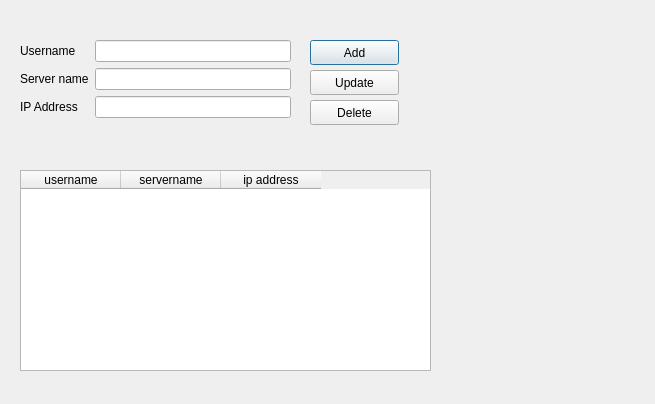
<?xml version="1.0" encoding="UTF-8"?>
<ui version="4.0">
 <class>Dialog</class>
 <widget class="QDialog" name="Dialog">
  <property name="geometry">
   <rect>
    <x>0</x>
    <y>0</y>
    <width>655</width>
    <height>404</height>
   </rect>
  </property>
  <property name="windowTitle">
   <string>Dialog</string>
  </property>
  <widget class="QWidget" name="formLayoutWidget">
   <property name="geometry">
    <rect>
     <x>20</x>
     <y>40</y>
     <width>271</width>
     <height>91</height>
    </rect>
   </property>
   <layout class="QFormLayout" name="server_formLayout">
    <item row="0" column="1">
     <widget class="QLineEdit" name="uname_lineEdit"/>
    </item>
    <item row="1" column="0">
     <widget class="QLabel" name="servername_label">
      <property name="text">
       <string>Server name</string>
      </property>
     </widget>
    </item>
    <item row="1" column="1">
     <widget class="QLineEdit" name="servername_lineEdit"/>
    </item>
    <item row="2" column="0">
     <widget class="QLabel" name="ipaddress_label">
      <property name="text">
       <string>IP Address</string>
      </property>
     </widget>
    </item>
    <item row="2" column="1">
     <widget class="QLineEdit" name="ipaddress_lineEdit"/>
    </item>
    <item row="0" column="0">
     <widget class="QLabel" name="uname_label">
      <property name="text">
       <string>Username</string>
      </property>
     </widget>
    </item>
   </layout>
  </widget>
  <widget class="QWidget" name="gridLayoutWidget">
   <property name="geometry">
    <rect>
     <x>20</x>
     <y>170</y>
     <width>411</width>
     <height>201</height>
    </rect>
   </property>
   <layout class="QGridLayout" name="serverdetails_gridLayout">
    <item row="0" column="0">
     <widget class="QTableWidget" name="server_tableWidget">
      <property name="editTriggers">
       <set>QAbstractItemView::NoEditTriggers</set>
      </property>
      <column>
       <property name="text">
        <string>username</string>
       </property>
      </column>
      <column>
       <property name="text">
        <string>servername</string>
       </property>
      </column>
      <column>
       <property name="text">
        <string>ip address</string>
       </property>
      </column>
     </widget>
    </item>
   </layout>
  </widget>
  <widget class="QPushButton" name="add_pushButton">
   <property name="geometry">
    <rect>
     <x>310</x>
     <y>40</y>
     <width>89</width>
     <height>25</height>
    </rect>
   </property>
   <property name="text">
    <string>Add</string>
   </property>
  </widget>
  <widget class="QPushButton" name="update_pushButton">
   <property name="geometry">
    <rect>
     <x>310</x>
     <y>70</y>
     <width>89</width>
     <height>25</height>
    </rect>
   </property>
   <property name="text">
    <string>Update</string>
   </property>
  </widget>
  <widget class="QPushButton" name="delete_pushButton">
   <property name="geometry">
    <rect>
     <x>310</x>
     <y>100</y>
     <width>89</width>
     <height>25</height>
    </rect>
   </property>
   <property name="text">
    <string>Delete</string>
   </property>
  </widget>
 </widget>
 <resources/>
 <connections/>
</ui>
